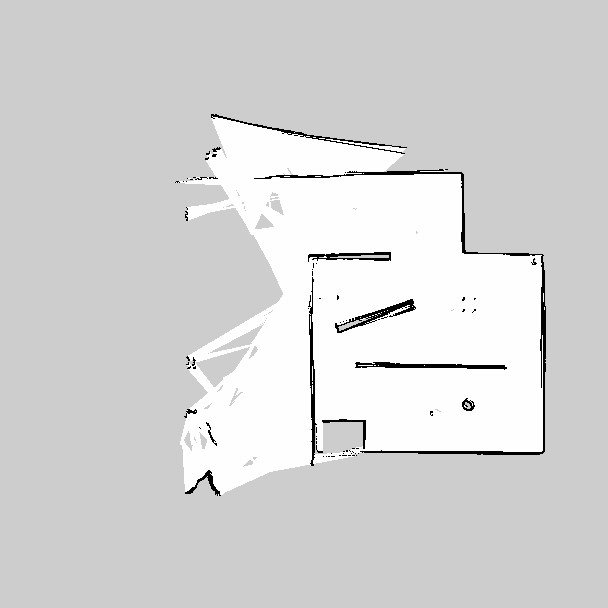
#> input picture src/Maps/map.png, 608 x 608 px
$ python Map_editor.py
#> lines starting #> are read from the running program, lines starting #| are printed output that depends on the picture; after the words box and inside, x2 and y2 are one past the last pixel; in counts of white or black regions, pixels touching at a corner belong together
import cv2
import numpy as np
import matplotlib.pyplot as plt
from skimage.morphology import binary_erosion, binary_opening, square

# Read the image
img = cv2.imread('map.png', 0)  # Read as grayscale (0)
#> img is the input picture: shape (608, 608); min 0, max 254, mean 213.3

# Flip the image vertically
img_flipped = np.flipud(img)
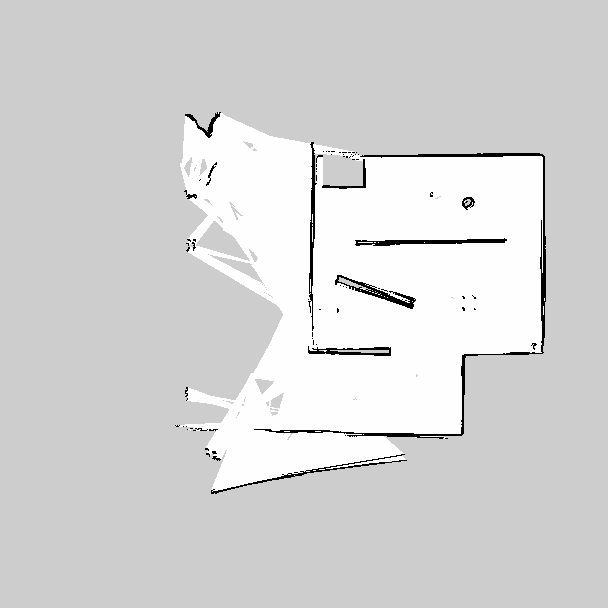
#> img_flipped: shape (608, 608); min 0, max 254, mean 213.3

# Plot the flipped original image
plt.imshow(img_flipped, cmap='gray')
plt.title('Flipped Original Image')
plt.colorbar()  # Optional color bar
plt.gca().invert_yaxis()  # Invert y-axis to label from bottom to top
plt.show()
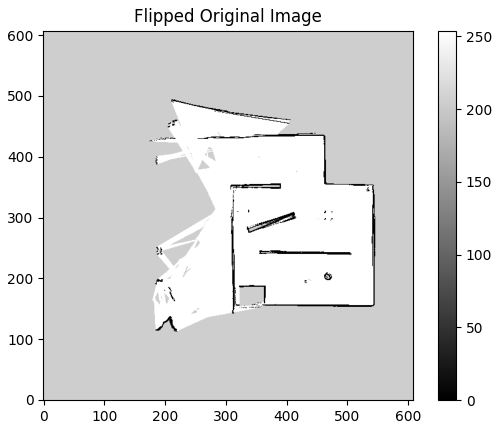
#> figure drawn by matplotlib, 2 panels

# Thresholding to binary image
ret, bw_img = cv2.threshold(img, 127, 255, cv2.THRESH_BINARY)
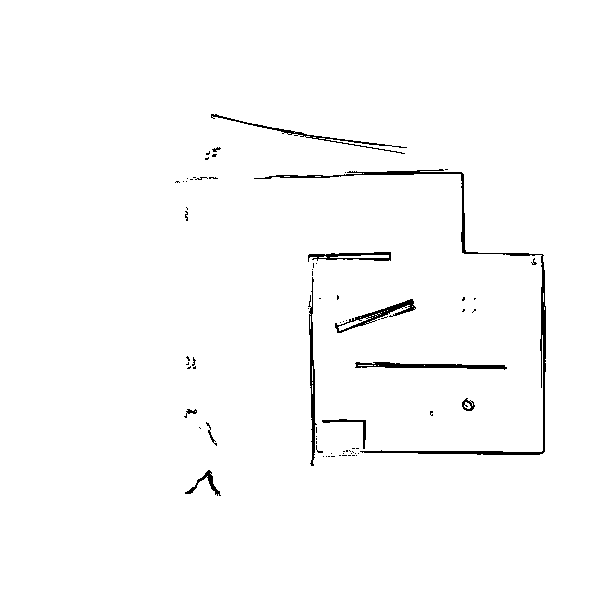
#> bw_img: shape (608, 608); 98.5% white; 76 black regions (64 under 20 px), largest, box (x1, y1, x2, y2) and area: (254, 169, 546, 455) 2044, (355, 362, 507, 370) 620, (308, 277, 317, 466) 574

# Change the image to binary form (255 for black, 0 for white)
bw_img = cv2.threshold(img, 127, 255, cv2.THRESH_BINARY)[1]

# Perform binary opening to smooth the image
kernel = square(17)
bw_img = binary_opening(bw_img, kernel)
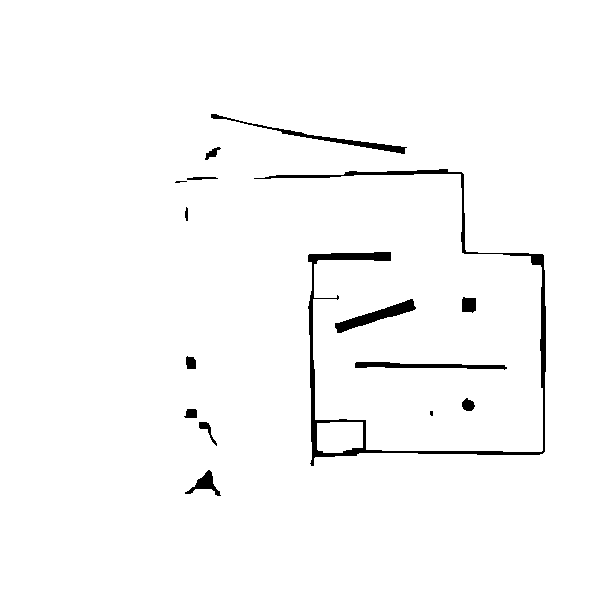
#> bw_img: shape (608, 608) bool; 97.9% white; 15 black regions (2 under 20 px), largest, box (x1, y1, x2, y2) and area: (254, 169, 546, 466) 4219, (335, 299, 416, 333) 823, (211, 114, 407, 154) 763

# Perform binary erosion to enlarge black areas (obstacles)
bw_img = binary_erosion(bw_img, kernel)
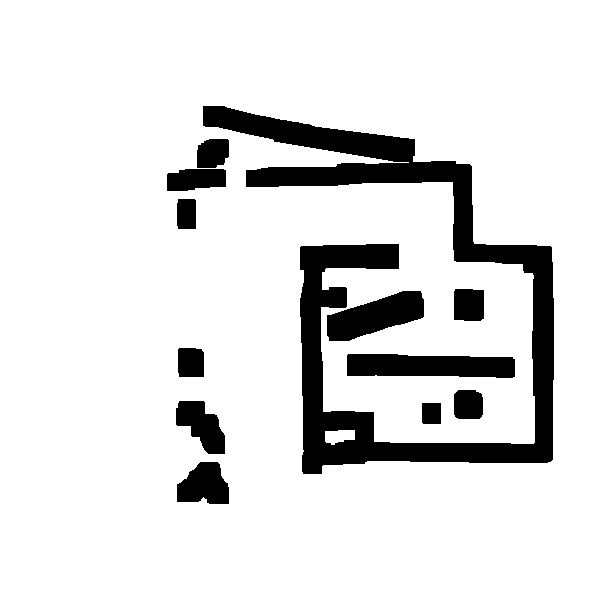
#> bw_img: shape (608, 608) bool; 88.2% white; 12 black regions, largest, box (x1, y1, x2, y2) and area: (203, 106, 554, 474) 28646, (347, 354, 515, 378) 3493, (327, 291, 424, 341) 2919

# Display the processed image
plt.imshow(bw_img, cmap='gray')
plt.title('Processed Image')

# Example: Plot a point at (100, 200)
plt.scatter([401], [400], color='red', marker='x', label='Default Start Position (401, 400)')
plt.legend()

plt.show()
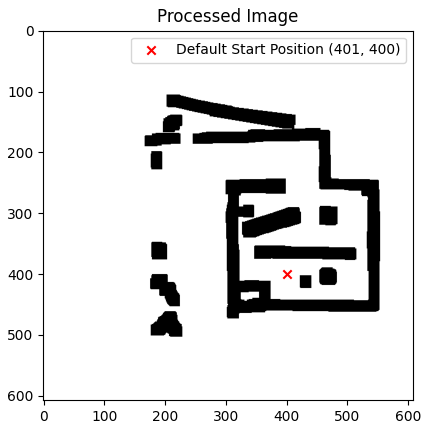
#> figure drawn by matplotlib, 1 panel

# Convert processed image to obstacle map (1 for obstacles, 0 for open space)
Processed_Image = np.where(bw_img == 0, 1, 0)

# Save the processed image
cv2.imwrite('Processed_Image.png', Processed_Image * 255)  # Multiply by 255 to convert binary image to grayscale

# Save image array to text file
np.savetxt("OccupancyMap.txt", Processed_Image, delimiter=",", fmt='%d')

# Read the saved mapArray.txt to verify
imgArr = np.loadtxt("OccupancyMap.txt", delimiter=",").astype(int)
print("Shape of loaded array:", imgArr.shape)
